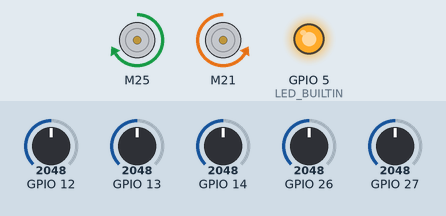
Simulated run of this sketch. Board: ESP32. Shown: 2 × DC motor (green arrow = forward, orange = backward, longer = faster), output pins drawn as LEDs (lit = HIGH). Inputs (shaded band) come from the test bench; at power-on: GPIO 12 = 2048, GPIO 27 = 2048, GPIO 13 = 2048, GPIO 26 = 2048, GPIO 14 = 2048.

Above: at 12.7 s.
12.8 s: GPIO 12 set to 2047
At 13.6 s:
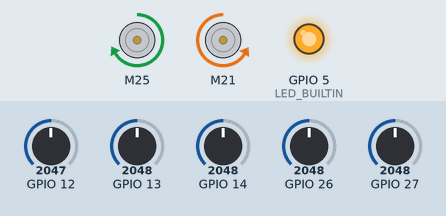
15.8 s: GPIO 27 set to 1660
18.8 s: GPIO 13 set to 1660
21.0 s: GPIO 26 set to 1660
22.8 s: GPIO 13 set to 1228
At 22.95 s:
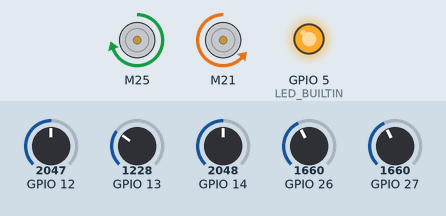
24.6 s: GPIO 14 set to 360
At 25.6 s:
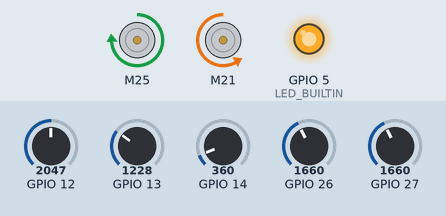
Timing chart, 0 to 27.1 s (numbered marks = the images above; inputs shaded):
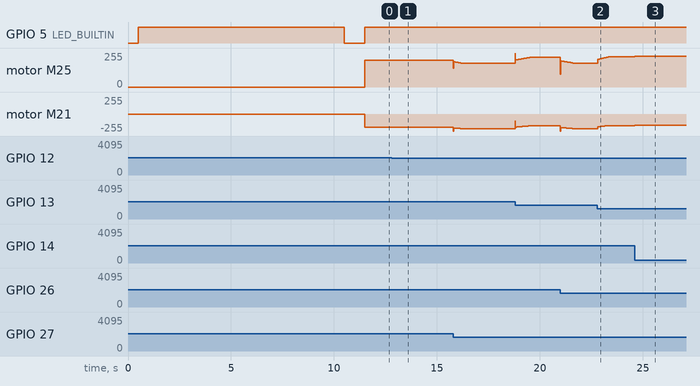

The sketch:

seguidor_de_linha_PID_esp32.ino
```cpp
#include <Arduino.h>
#include <L298N.h>
#include <QTRSensors.h>

#define LED_BUILTIN 5

#define AIN1 21
#define BIN1 25
#define AIN2 22
#define BIN2 33
#define PWMA 23
#define PWMB 32

const int offsetA = 1;
const int offsetB = 1;

L298N motor1(PWMA, AIN1, AIN2);
L298N motor2(PWMB, BIN1, BIN2);

QTRSensors qtr;

const uint8_t SensorCount = 5;
uint16_t sensorValues[SensorCount];
int threshold[SensorCount];

float Kp = 30;
float Ki = 2;
float Kd = 12;

uint8_t multiP = 2;
uint8_t multiI  = 3;
uint8_t multiD = 1;
uint8_t Kpfinal;
uint8_t Kifinal;
uint8_t Kdfinal;
float Pvalue;
float Ivalue;
float Dvalue;

uint16_t position;
int P, D, I, previousError, PIDvalue, error;
int lsp, rsp;
int lfspeed = 200;

void parar();
void robot_control();
void PID_Linefollow(int error);
void motor_drive(int left, int right);

void setup()
{
  qtr.setTypeAnalog();
  qtr.setSensorPins((const uint8_t[]){26, 27, 14, 12, 13}, SensorCount);

  delay(500);
  pinMode(LED_BUILTIN, OUTPUT);
  digitalWrite(LED_BUILTIN, HIGH);

  for (uint16_t i = 0; i < 400; i++)
  {
    qtr.calibrate();
  }
  digitalWrite(LED_BUILTIN, LOW);

  for (uint8_t i = 0; i < SensorCount; i++)
  {
    threshold[i] = (qtr.calibrationOn.minimum[i] + qtr.calibrationOn.maximum[i]) / 2;
  }

  delay(1000);
}

void loop()
{
  robot_control();
}

void parar()
{
  digitalWrite(AIN1, HIGH); digitalWrite(AIN2, HIGH);
  digitalWrite(BIN1, HIGH); digitalWrite(BIN2, HIGH);
}

void robot_control()
{
  position = qtr.readLineBlack(sensorValues);
  error = 2000 - position;

  if (abs(error) < 300)
    digitalWrite(LED_BUILTIN, HIGH);
  else
    digitalWrite(LED_BUILTIN, LOW);

  PID_Linefollow(error);
}

void PID_Linefollow(int error)
{
  P = error;
  I = I + error;
  if (I > 5000)  I = 5000;
  if (I < -5000) I = -5000;
  D = error - previousError;

  Pvalue = (Kp / pow(10, multiP)) * P;
  Ivalue = (Ki / pow(10, multiI)) * I;
  Dvalue = (Kd / pow(10, multiD)) * D;

  float PIDvalue = Pvalue + Ivalue + Dvalue;
  previousError = error;

  lsp = lfspeed - PIDvalue;
  rsp = lfspeed + PIDvalue;

  // Por padrao o robo SO anda pra frente: nenhuma roda gira pra tras (minimo 0).
  // Excecao: |erro| > 1700 (linha no ultimo sensor) indica curva de 90graus,
  // entao a roda interna pode girar pra tras para fazer o pivo fechado.
  int minSpeed = (abs(error) > 1700) ? -lfspeed : 0;

  lsp = constrain(lsp, minSpeed, 255);
  rsp = constrain(rsp, minSpeed, 255);

  motor_drive(lsp, rsp);
}

void motor_drive(int left, int right)
{
  if (right > 0)
  {
    motor2.setSpeed(right);
    motor2.forward();
  }
  else
  {
    motor2.setSpeed(-right);
    motor2.backward();
  }

  if (left > 0)
  {
    motor1.setSpeed(left);
    motor1.backward();
  }
  else
  {
    motor1.setSpeed(-left);
    motor1.forward();
  }
}
```

Measured:
- after the input at 12.8 s, motor M25: forward 200/255 → forward 201/255 after 1.1 s, → forward 202/255 1.5 s later; motor M21: backward 200/255 → backward 199/255 at once, → backward 198/255 1.1 s later, → backward 197/255 1.5 s later
- after the input at 22.8 s, motor M25: moves from forward 177/255 to forward 226/255 over 0.52 s, starting at once; motor M21: moves from backward 222/255 to backward 173/255 over 0.52 s, starting at once
- after the input at 24.6 s, motor M25: forward 226/255 → forward 230/255 at once; motor M21: backward 173/255 → backward 169/255 at once
